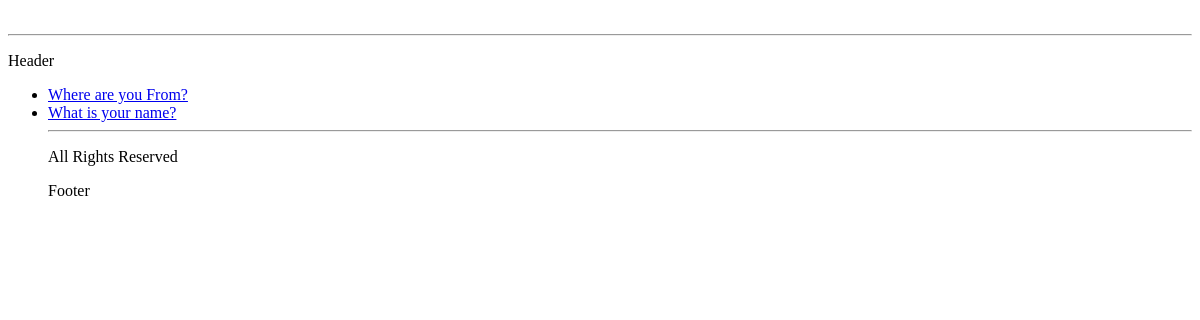
The page /polls/ on the database as committed earlier.
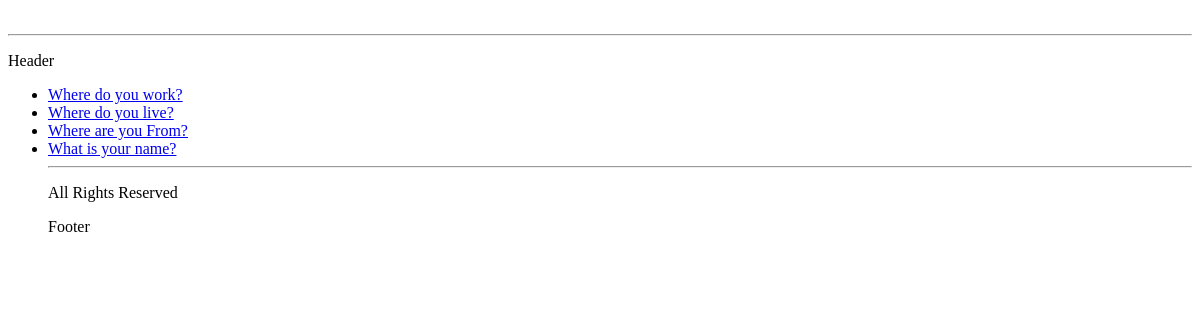
The same page on the database as committed later.
### polls/models.py (models this page shows, shortened)
class Question(models.Model):
    question_text = models.CharField(max_length=200)
    pub_date = models.DateTimeField('date published')

### polls/views.py (the view)
def index(request):
    latest_questions = Question.objects.order_by('-pub_date')[:5]
    context = {'latest_questions':latest_questions}
    return render(request, 'polls/index.html', context)

### polls/templates/polls/index.html (shortened to what this page needs)
{% extends 'polls/base.html' %}
{% block main_content %}
{% if latest_questions %}
    <ul>
    {% for question in latest_questions %}
        <li><a href="{% url 'detail' question.id %}">{{ question.question_text }}</a></li>
    {% endfor %}
{% else %}
    <p> You dont have any questions, please add some.</p>
{% endif %}
{% endblock %}

### polls/templates/polls/base.html (shortened to what this page needs)
<!DOCTYPE html>
<html lang="en">
<head>
</head>
<body>
<br>
<hr>
<p> Header</p>
{% block main_content %}
{% endblock %}
{% include "polls/footer.html" %}
<p> Footer </p>
</body>
</html>

### polls/templates/polls/footer.html (shortened to what this page needs)
<hr>
<p>All Rights Reserved</p>

Rows that differ between the two databases and show on the page:
added Question: question_text "Where do you work?"
added Question: question_text "Where do you live?"
